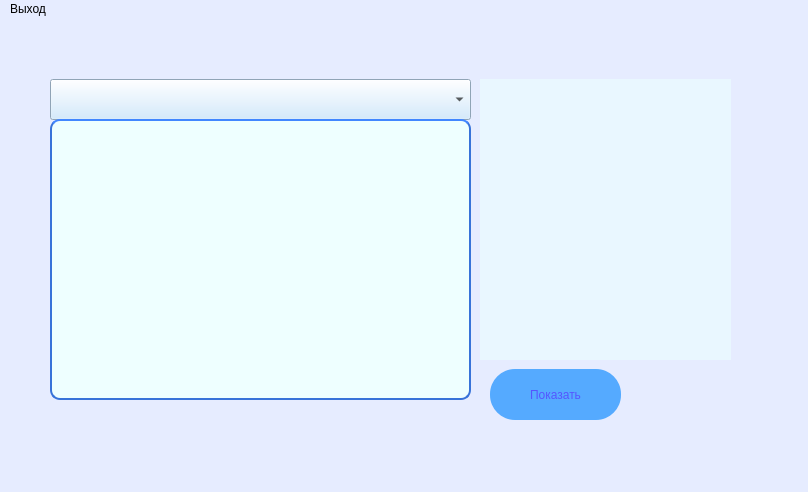
<?xml version="1.0" encoding="UTF-8"?>
<ui version="4.0">
 <class>MainWindow</class>
 <widget class="QMainWindow" name="MainWindow">
  <property name="geometry">
   <rect>
    <x>0</x>
    <y>0</y>
    <width>808</width>
    <height>492</height>
   </rect>
  </property>
  <property name="windowTitle">
   <string>Футбольный справочник</string>
  </property>
  <property name="styleSheet">
   <string notr="true">background-color: rgb(230, 236, 255);</string>
  </property>
  <widget class="QWidget" name="centralwidget">
   <widget class="QComboBox" name="comboBox">
    <property name="geometry">
     <rect>
      <x>50</x>
      <y>60</y>
      <width>421</width>
      <height>41</height>
     </rect>
    </property>
    <property name="font">
     <font>
      <pointsize>9</pointsize>
      <weight>75</weight>
      <bold>true</bold>
     </font>
    </property>
    <property name="styleSheet">
     <string notr="true">background-color: rgb(201, 230, 255);</string>
    </property>
   </widget>
   <widget class="QPushButton" name="pushButton">
    <property name="geometry">
     <rect>
      <x>490</x>
      <y>350</y>
      <width>131</width>
      <height>51</height>
     </rect>
    </property>
    <property name="styleSheet">
     <string notr="true">#pushButton {
color: rgb(85, 85, 255);
background: rgb(85,170, 255);
border-radius: 25px;
}

#pushButton:hover {
background: rgb(50, 110, 255);
color: rgb(255, 255, 255);
}
#pushButton:pressed{
background: rgb(100, 170, 255);
}</string>
    </property>
    <property name="text">
     <string>Показать</string>
    </property>
   </widget>
   <widget class="QTableWidget" name="tableWidget">
    <property name="geometry">
     <rect>
      <x>50</x>
      <y>100</y>
      <width>421</width>
      <height>281</height>
     </rect>
    </property>
    <property name="font">
     <font>
      
      <weight>75</weight>
      <bold>true</bold>
     </font>
    </property>
    <property name="toolTipDuration">
     <number>-1</number>
    </property>
    <property name="styleSheet">
     <string notr="true">QHeaderView {
	font: 75 8pt &quot;MS Shell Dlg 2&quot;;
background-color: #EEFFFF;
font-size:13px;
}
QHeaderView::section:horizontal {
color: #fff;
border-style: solid;
border-radius: 4px;
background-color: qlineargradient( x1: 0, y1: 0, x2: 0, y2: 1,
stop: 0 #4287ff, stop: 1 #356ccc);
}
QTableView {
border: 2px solid #3873d9;
border-top-color: #4287ff;
border-radius: 10px;
background-color: #EEFFFF;
gridline-color: #777;
selection-background-color: #ccdfff;
color:#333;
font-size:14px;
font-weight: bold;
}

</string>
    </property>
    <attribute name="horizontalHeaderDefaultSectionSize">
     <number>125</number>
    </attribute>
   </widget>
   <widget class="QLabel" name="imageCover">
    <property name="geometry">
     <rect>
      <x>480</x>
      <y>60</y>
      <width>251</width>
      <height>281</height>
     </rect>
    </property>
    <property name="styleSheet">
     <string notr="true">background-color: rgb(233, 247, 255);</string>
    </property>
    <property name="text">
     <string/>
    </property>
   </widget>
  </widget>
  <widget class="QStatusBar" name="statusbar"/>
  <widget class="QMenuBar" name="menubar">
   <property name="geometry">
    <rect>
     <x>0</x>
     <y>0</y>
     <width>808</width>
     <height>21</height>
    </rect>
   </property>
   <widget class="QMenu" name="menuprogram">
    <property name="title">
     <string>Выход</string>
    </property>
    <addaction name="actionclose"/>
   </widget>
   <addaction name="menuprogram"/>
  </widget>
  <action name="actionclose">
   <property name="text">
    <string>close</string>
   </property>
   <property name="shortcut">
    <string>Ctrl+Q</string>
   </property>
  </action>
 </widget>
 <resources/>
 <connections/>
</ui>
